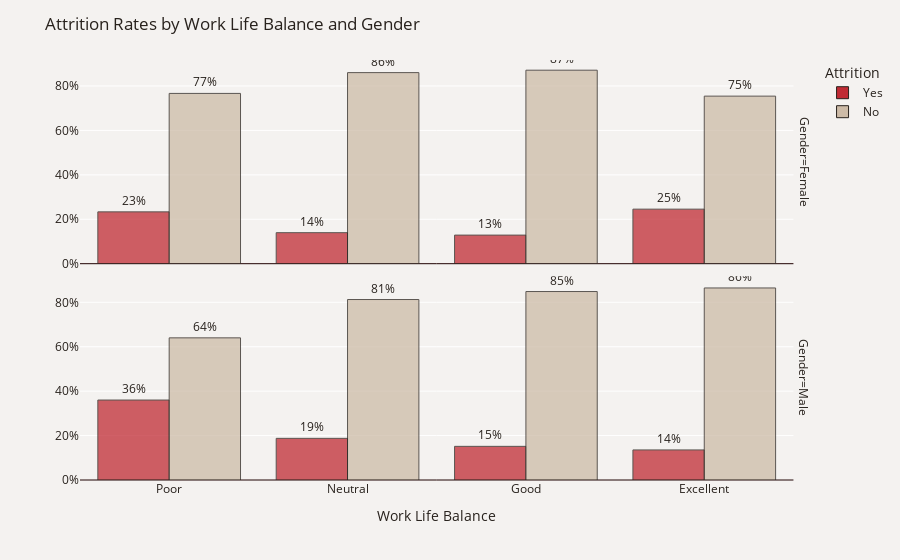

Write notebook code for a chart like this one.
### Markdown cell above
Women in Human Resources experienced the highest amount of turnover, with nearly 1 out of every 3 women in HR leaving the company. For men, the highest turnover occurred in the Sales department.

### Code cell
plot_df = data.groupby(['WorkLifeBalance','Gender'])['Attrition'].value_counts(normalize=True)
plot_df = plot_df.mul(100).rename('Percent').reset_index()
fig = px.bar(plot_df, x='WorkLifeBalance', y='Percent', color='Attrition',
             facet_row='Gender', text='Percent', opacity=0.75, barmode='group', 
             category_orders={'Attrition': ['Yes', 'No']},
             color_discrete_map={'Yes': '#C02B34','No': '#CDBBA7'})
fig.update_traces(texttemplate='%{text:.2s}%', textposition='outside', 
                  marker_line=dict(width=1, color='#28221D'))
fig.update_yaxes(title="",zeroline=True, zerolinewidth=1, zerolinecolor='#1F0202',ticksuffix = '%')
fig.update_layout(title_text='Attrition Rates by Work Life Balance and Gender',height=750,font_color='#28221D',
                  xaxis_title='Work Life Balance', paper_bgcolor='#F4F2F0', plot_bgcolor='#F4F2F0', 
                  xaxis = dict(tickmode = 'array', tickvals = [1, 2, 3, 4],
                               ticktext = ['Poor', 'Neutral', 'Good', 'Excellent']))
fig.show()

### Figure 1 — Plotly figure (JSON) as saved in the notebook; plotly's stock layout.template omitted (floating-point values rounded to 4 significant figures)
{"data": [{"alignmentgroup": "True", "hovertemplate": "Attrition=Yes<br>Gender=Female<br>WorkLifeBalance=%{x}<br>Percent=%{text}<extra></extra>", "legendgroup": "Yes", "marker": {"color": "#C02B34", "line": {"color": "#28221D", "width": 1}, "opacity": 0.75, "pattern": {"shape": ""}}, "name": "Yes", "offsetgroup": "Yes", "orientation": "v", "showlegend": true, "text": [23.33, 13.97, 12.88, 24.56], "textposition": "outside", "texttemplate": "%{text:.2s}%", "type": "bar", "x": [1, 2, 3, 4], "xaxis": "x2", "y": [23.33, 13.97, 12.88, 24.56], "yaxis": "y2"}, {"alignmentgroup": "True", "hovertemplate": "Attrition=Yes<br>Gender=Male<br>WorkLifeBalance=%{x}<br>Percent=%{text}<extra></extra>", "legendgroup": "Yes", "marker": {"color": "#C02B34", "line": {"color": "#28221D", "width": 1}, "opacity": 0.75, "pattern": {"shape": ""}}, "name": "Yes", "offsetgroup": "Yes", "orientation": "v", "showlegend": false, "text": [36, 18.75, 15.15, 13.54], "textposition": "outside", "texttemplate": "%{text:.2s}%", "type": "bar", "x": [1, 2, 3, 4], "xaxis": "x", "y": [36, 18.75, 15.15, 13.54], "yaxis": "y"}, {"alignmentgroup": "True", "hovertemplate": "Attrition=No<br>Gender=Female<br>WorkLifeBalance=%{x}<br>Percent=%{text}<extra></extra>", "legendgroup": "No", "marker": {"color": "#CDBBA7", "line": {"color": "#28221D", "width": 1}, "opacity": 0.75, "pattern": {"shape": ""}}, "name": "No", "offsetgroup": "No", "orientation": "v", "showlegend": true, "text": [76.67, 86.03, 87.12, 75.44], "textposition": "outside", "texttemplate": "%{text:.2s}%", "type": "bar", "x": [1, 2, 3, 4], "xaxis": "x2", "y": [76.67, 86.03, 87.12, 75.44], "yaxis": "y2"}, {"alignmentgroup": "True", "hovertemplate": "Attrition=No<br>Gender=Male<br>WorkLifeBalance=%{x}<br>Percent=%{text}<extra></extra>", "legendgroup": "No", "marker": {"color": "#CDBBA7", "line": {"color": "#28221D", "width": 1}, "opacity": 0.75, "pattern": {"shape": ""}}, "name": "No", "offsetgroup": "No", "orientation": "v", "showlegend": false, "text": [64, 81.25, 84.85, 86.46], "textposition": "outside", "texttemplate": "%{text:.2s}%", "type": "bar", "x": [1, 2, 3, 4], "xaxis": "x", "y": [64, 81.25, 84.85, 86.46], "yaxis": "y"}], "layout": {"annotations": [{"font": {}, "showarrow": false, "text": "Gender=Male", "textangle": 90, "x": 0.98, "xanchor": "left", "xref": "paper", "y": 0.2425, "yanchor": "middle", "yref": "paper"}, {"font": {}, "showarrow": false, "text": "Gender=Female", "textangle": 90, "x": 0.98, "xanchor": "left", "xref": "paper", "y": 0.7575, "yanchor": "middle", "yref": "paper"}], "autosize": true, "barmode": "group", "font": {"color": "#28221D"}, "legend": {"title": {"text": "Attrition"}, "tracegroupgap": 0}, "margin": {"t": 60}, "paper_bgcolor": "#F4F2F0", "plot_bgcolor": "#F4F2F0", "title": {"text": "Attrition Rates by Work Life Balance and Gender"}, "xaxis": {"anchor": "y", "autorange": true, "domain": [0, 0.98], "range": [0.5, 4.5], "tickmode": "array", "ticktext": ["Poor", "Neutral", "Good", "Excellent"], "tickvals": [1, 2, 3, 4], "title": {"text": "Work Life Balance"}, "type": "linear"}, "xaxis2": {"anchor": "y2", "autorange": true, "domain": [0, 0.98], "matches": "x", "range": [0.5, 4.5], "showticklabels": false, "type": "linear"}, "yaxis": {"anchor": "x", "autorange": true, "domain": [0, 0.485], "range": [0, 91.71], "ticksuffix": "%", "title": {"text": ""}, "type": "linear", "zeroline": true, "zerolinecolor": "#1F0202", "zerolinewidth": 1}, "yaxis2": {"anchor": "x2", "autorange": true, "domain": [0.515, 1], "matches": "y", "range": [0, 91.71], "ticksuffix": "%", "title": {"text": ""}, "type": "linear", "zeroline": true, "zerolinecolor": "#1F0202", "zerolinewidth": 1}}}
